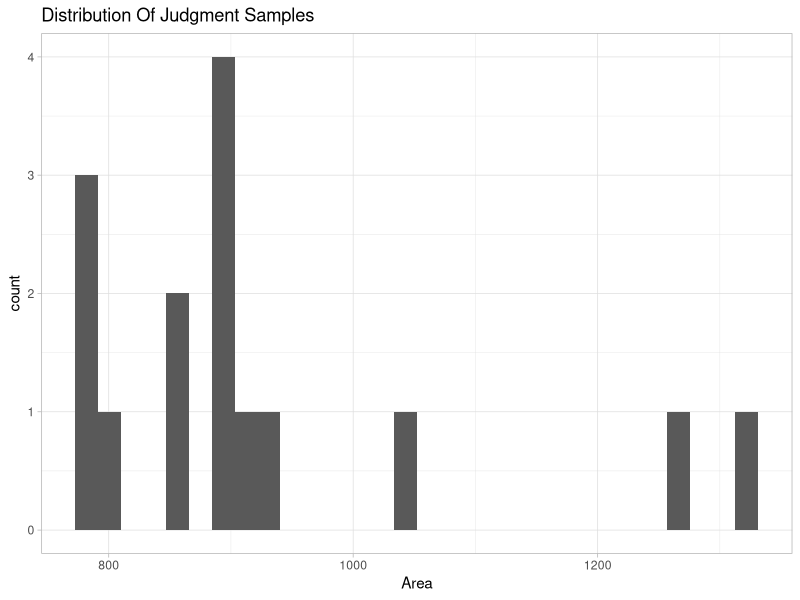
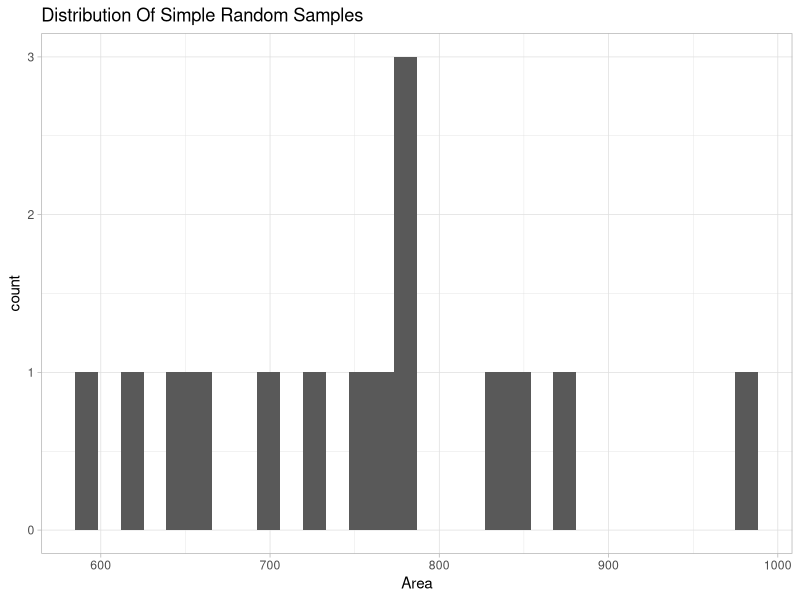
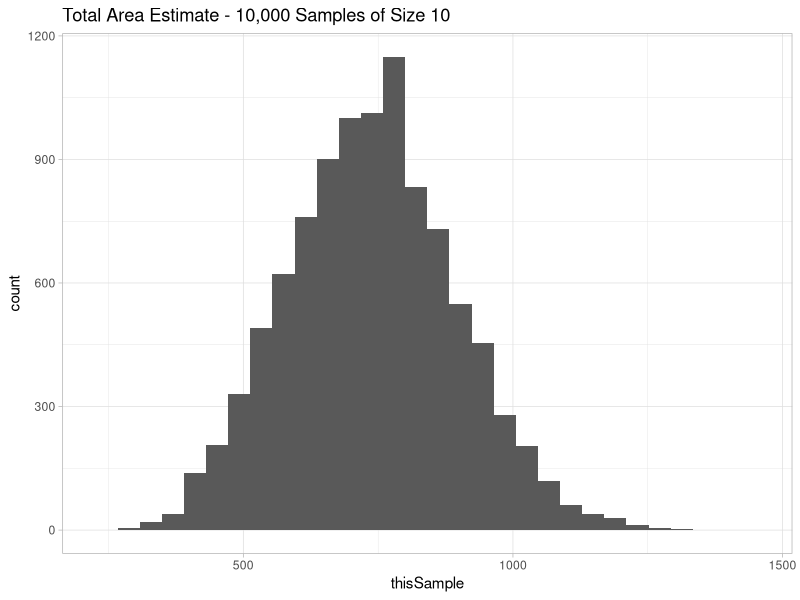

R code for these plots, in order: (Note: this script raises an error after producing the figures.)
## ---- chunk 1
library(dplyr)
library(tidyr)
library(ggplot2)
library(readxl)
library(ggthemes)
## ---- chunk 2
Rectangle_Response<-read_xlsx("Data/MSDS6370-RectangleExercise.xlsx")

Rectangle_Response <- Rectangle_Response %>% gather("Type", "Area", 2:3)

#Mean of Area
#minimum area
#maximum area
#Number< Mean
#Number >= Mean


Rectangle_Summary <- Rectangle_Response %>% group_by(Type) %>% 
  mutate(meanArea = mean(Area)) %>% 
  mutate(LessThan = ifelse(Area<meanArea, 1, 0), GreaterThan = ifelse(Area>=meanArea, 1, 0)) %>% group_by(Type) %>%
  summarise(minArea = min(Area), maxArea=max(Area), meanArea = mean(Area), greaterThan = sum(GreaterThan), lessThan = sum(LessThan))

Rectangle_Summary

## ---- chunk 3
Rectangle2<-read_xlsx("Data/Lab1-Exercise2.xlsx")

Rectangle2 <- Rectangle2 %>% gather("Type", "Area", 2:3)

Rectangle_Summary <- Rectangle2 %>% group_by(Type) %>% 
  mutate(meanArea = mean(Area)) %>% 
  mutate(LessThan = ifelse(Area<meanArea, 1, 0), GreaterThan = ifelse(Area>=meanArea, 1, 0)) %>% group_by(Type) %>%
  summarise(minArea = min(Area), maxArea=max(Area), meanArea = mean(Area), greaterThan = sum(GreaterThan), lessThan = sum(LessThan))


## ---- chunk 4
Rectangle2 %>% filter(Type == "Judgement Sample") %>%
  ggplot(aes(x=Area)) + geom_histogram() + theme_light() +ggtitle("Distribution Of Judgment Samples")

## ---- chunk 5
Rectangle2 %>% filter(Type == "Simple Random Sample") %>%
  ggplot(aes(x=Area)) + geom_histogram() + theme_light()+ggtitle("Distribution Of Simple Random Samples")

## ---- chunk 6
#Mega sample of samples

AllFarms<-read_xlsx("Data/RectangleDims.xlsx")

n_samples <- 10000
sampleSize <-10

i<-1

SampleArea <- data.frame()

while(i <= n_samples){
  
  thisSample<-100*mean(sample(AllFarms$area, sampleSize, replace=FALSE))
  
  
  thisSample<- as.data.frame(thisSample)
  thisSample$sampleNumber<-i
  
  SampleArea<-rbind(SampleArea, thisSample)
  i<-i+1
  
}

SampleArea %>% ggplot(aes(thisSample)) + geom_histogram() + theme_light() + ggtitle("Total Area Estimate - 10,000 Samples of Size 10")

mean(SampleArea$thisSample)
## ---- chunk 7
#calculate minimum possible sample from size 10:
MinimumSample <- AllFarms %>% 
  top_n(n=10, wt=-area) %>% group_by() %>% summarise(Mean=100*mean(area))

pnorm(1, mean(AllFarms$area),sd(AllFarms$area)/sqrt(10))

top_n(AllFarms, n=10, wt=area)

## ---- chunk 8
#calculate minimum possible sample from size 10:
MaximumSample <- AllFarms %>%
  arrange(area) %>% top_n(n=10, wt=area) %>% group_by() %>% summarise(Mean=100*mean(area))

mean(AllFarms$area)
sd(AllFarms$area)

pnorm(17, mean(AllFarms$area), 5.227/sqrt(10))
## ---- chunk 9
#Can we construct a better Judgement Sample of 10?
BestJudgement <- Rectangle2 %>% filter(Type == "Judgement Sample") %>% mutate(DiffFromActual = abs(738-Area)) %>%
  arrange(Area) %>% top_n(10, -DiffFromActual) %>% group_by() %>% summarise(Mean=mean(Area))

MinimumSample2 <- Rectangle2 %>% filter(Type == "Judgement Sample") %>%
  arrange(Area) %>% top_n(10, -Area) %>% group_by() %>% summarise(Mean=mean(Area))

MaximumSample2 <- Rectangle2 %>% filter(Type == "Judgement Sample") %>%
  arrange(Area) %>% top_n(10, Area) %>% group_by() %>% summarise(Mean=mean(Area))

sd(Rectangle2$Area[Rectangle2$Type=="Judgement Sample"])
mean(Rectangle2$Area[Rectangle2$Type=="Judgement Sample"])

pnorm(844, mean=928.7, sd=163.5)

## ---- chunk 10

mean(SampleArea$thisSample)
sd(SampleArea$thisSample)

pnorm(780, 739.94, 157.4037)
pnorm(1320, 739.94, 157.4037)

sum(SampleArea$thisSample<=1320 & SampleArea$thisSample>=780)

#How close are the judgement samples to the true mean?
filter(Rectangle_Response, Type=="Judgement Sample") %>% mutate(DiffToActual = abs(Area-100*mean(AllFarms$area))) %>% group_by() %>%
  summarise(mean(DiffToActual), sd(DiffToActual))


SampleArea %>% group_by() %>% mutate(DiffToActual = abs(thisSample - 100*mean(AllFarms$area))) %>% group_by() %>% summarise(mean(DiffToActual), sd(DiffToActual))

pnorm()
